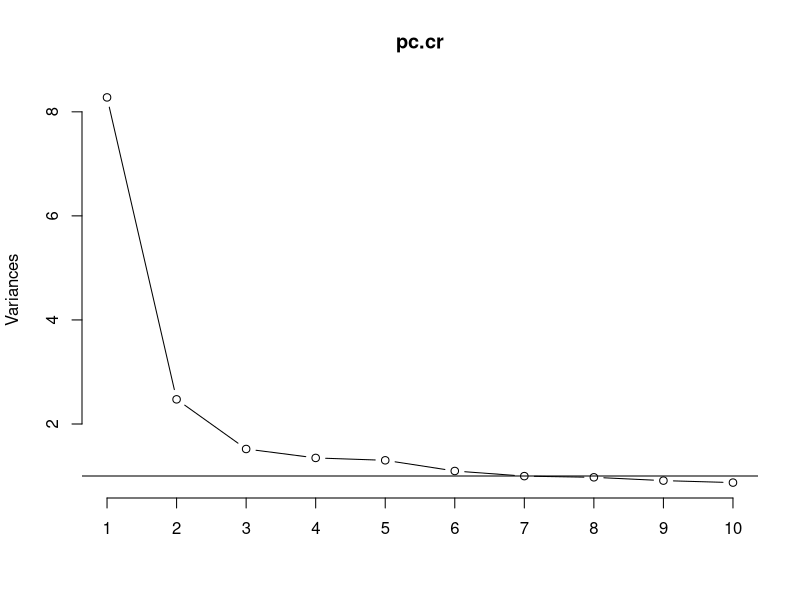
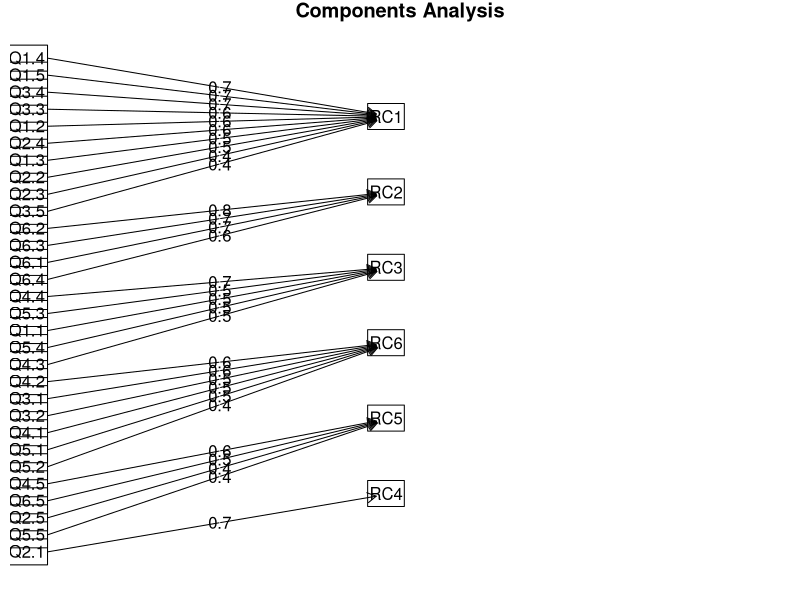
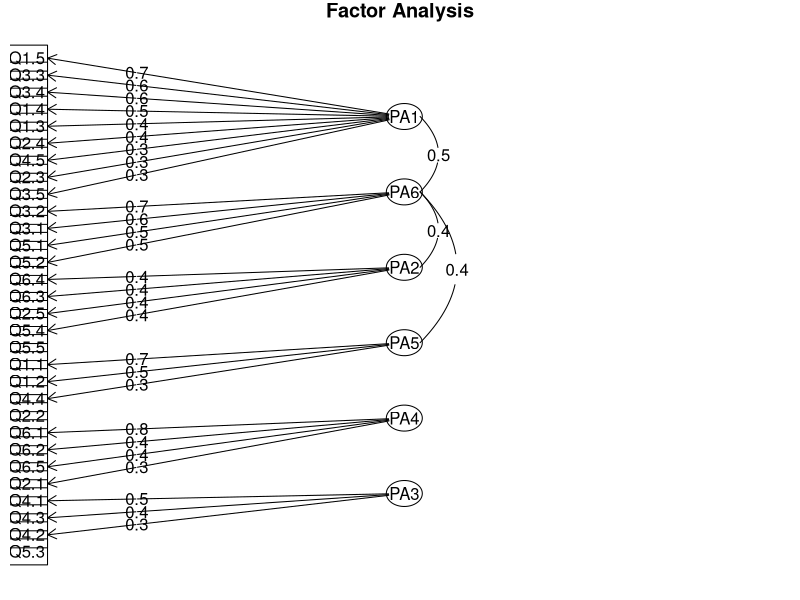

Write R code to recreate these figures, in order.
##  Principal component

dat<-read.csv("fastfood behaviour.csv")

dat <- dat[, 1:30]
head(dat)
cor<-cor(dat)
eigen(cor)$values

pc.cr<-prcomp(dat, center = T, scale. = T) # cor =T
summary(pc.cr)
pc.cr$rotation

plot(pc.cr, type="l")
abline(h=1)


#factor analysis
library(psych)
pc <- principal(dat,nfactors = 6,covar=F)
fa.diagram(pc)

#scrorecom5<-0.6*dat$RQ.4.5+0.5*dat$RQ.6.5+.4*dat$RQ.2.5+0.4*dat$RQ.5.5

factoran <- fa(dat, nfactors = 6, fm="pa")
fa.diagram(factoran)
